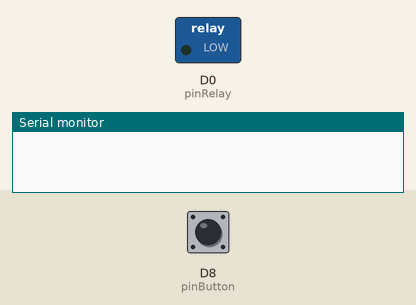
A sketch run on a simulated ESP8266 (NodeMCU). Parts: switched loads named in the sketch (green lamp = pin HIGH), the last lines printed to the serial monitor. The test bench sets the inputs (shaded band); at power-on: D8 (pinButton) HIGH.

Above: at 1.2 s.
1.3 s: D8 (pinButton) pulled LOW for 0.15 s
At 2.6 s:
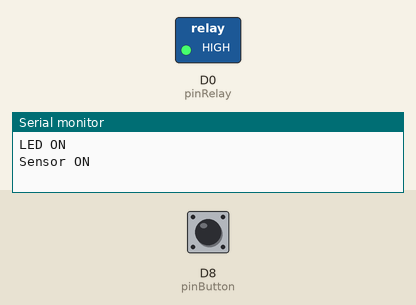
Timing chart, 0 to 7.8 s (numbered marks = the images above; inputs shaded):
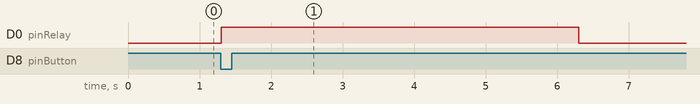

The sketch:

relay-button.ino
```cpp
// #define pinLED D0
#define pinButton D8
#define pinRelay D0

int buttonState;
int oldButton = 0;
int state = 0;
unsigned long lastButtonPressTime = 0;
const unsigned long autoOffDelay = 5000; // Waktu tunggu sebelum lampu mati otomatis (dalam milidetik)

void setup() {
  Serial.begin(9600);
  // pinMode(pinLED, OUTPUT);
  pinMode(pinRelay, OUTPUT);
  pinMode(pinButton, INPUT_PULLUP);
}

void loop() {
  buttonState = digitalRead(pinButton);

  // Saat tombol ditekan
  if (!buttonState && !oldButton) {
    if (state == 0) {
      // Hidupkan lampu
      // digitalWrite(pinLED, HIGH);
      digitalWrite(pinRelay, HIGH);
      Serial.println("LED ON");
      Serial.println("Sensor ON");
      state = 1;
      // Simpan waktu terakhir tombol ditekan
      lastButtonPressTime = millis();
    }
    oldButton = 1;
  } else if (buttonState && oldButton) {
    oldButton = 0;
  }

  // Matikan lampu secara otomatis setelah 5 detik
  if (state == 1 && millis() - lastButtonPressTime >= autoOffDelay) {
    // Matikan lampu
    // digitalWrite(pinLED, LOW);
    digitalWrite(pinRelay, LOW);
    Serial.println("LED OFF (Auto-off)");
    Serial.println("Sensor OFF");
    state = 0;
  }
}
```

Measured:
- after the input at 1.3 s, D0 (pinRelay): LOW → HIGH at once, → LOW 5.0 s later
